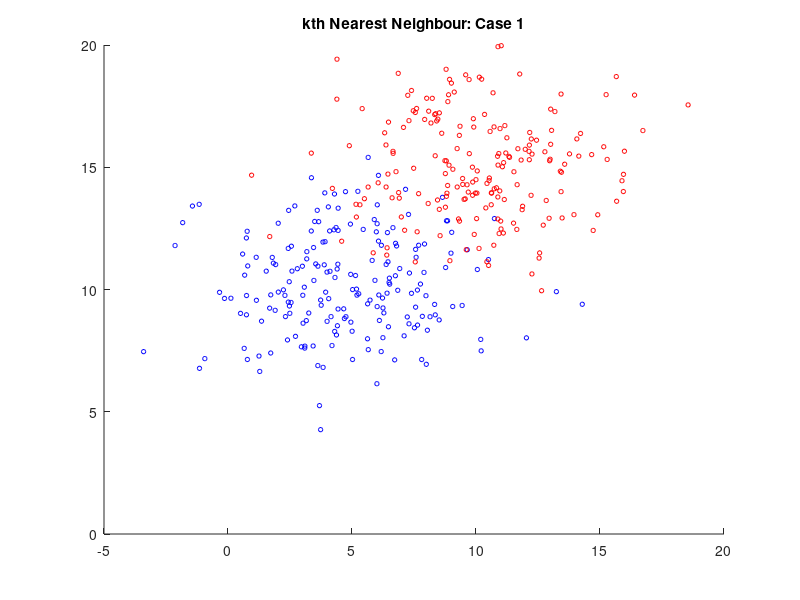

MATLAB code for this plot: (Note: this script raises an error after producing the figure.)
clear all;
close all;

MU1 = [5 10];
SIGMA1 = [8 0; 0 4];
MU2 = [10 15];
SIGMA2 = [8 0; 0 4];

R1 = chol(SIGMA1);
R2= chol(SIGMA2);

X1 = repmat(MU1,200,1) + randn(200,2)*R1;
X2 = repmat(MU2,200,1) + randn(200,2)*R2;

SIGMA1 = cov(X1);
SIGMA2 = cov(X2);


range1 = [-5:0.1:20]
range2 = [0:0.1:20]

figure;
title('kth Nearest Neighbour: Case 1');
hold on;

scatter(X1(:,1), X1(:,2), 10, 'b');
scatter(X2(:,1), X2(:,2), 10, 'r');

[a_vectors, a_values] = eigs(SIGMA1)
[b_vectors, b_values] = eigs(SIGMA2)

kNN_1 = kNN_FS(range1, range2, 1, X1, X2);
kNN_5 = kNN_FS(range1, range2, 5, X1, X2);
contour(range1, range2, kNN_1', [1 1], 'r');
contour(range1, range2, kNN_5', [1 1], 'b');
hold on;
legend('Class A', 'Class B', 'k = 1', 'k = 5');

a_theta = atan2(a_vectors(2,1), a_vectors(1,1));
plot_ellipse(MU1(1), MU1(2), a_theta, sqrt(a_values(1,1)), sqrt(a_values(2,2)));

b_theta = atan2(b_vectors(2,1), b_vectors(1,1));
plot_ellipse(MU2(1), MU2(2), b_theta, sqrt(b_values(1,1)),sqrt(b_values(2,2)));


X1_test = repmat(MU1,200,1) + randn(200,2)*R1;
X2_test = repmat(MU2,200,1) + randn(200,2)*R2;

case1_classes = {X1_test, X2_test};
confusion_1 = zeros(size(case1_classes, 2));
confusion_2 = zeros(size(case1_classes, 2));

for i=1:size(case1_classes, 2)
    current_class = cell2mat(case1_classes(i));
    for j=1:size(current_class, 1)

       predicted_1 = kNN_FS(current_class(j,1), current_class(j,2), 1, X1, X2);
       predicted_2 = kNN_FS(current_class(j,1), current_class(j,2), 5, X1, X2);
       confusion_1(i,predicted_1) = confusion_1(i,predicted_1) + 1;
       confusion_2(i,predicted_2) = confusion_2(i,predicted_2) + 1;
    end
end 

confusion_1
confusion_2

error_1 = (sum(confusion_1(:)) - trace(confusion_1)) / sum(confusion_1(:))
error_2 = (sum(confusion_2(:)) - trace(confusion_2)) / sum(confusion_2(:))
